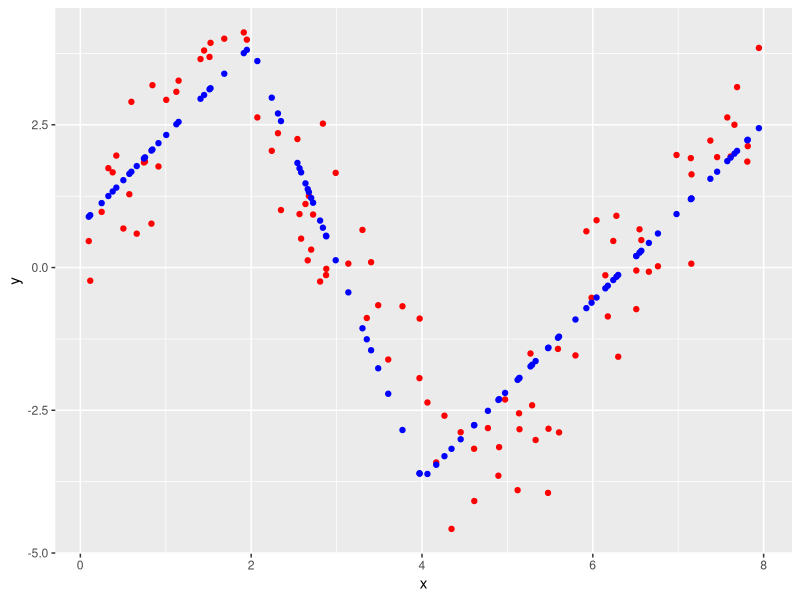
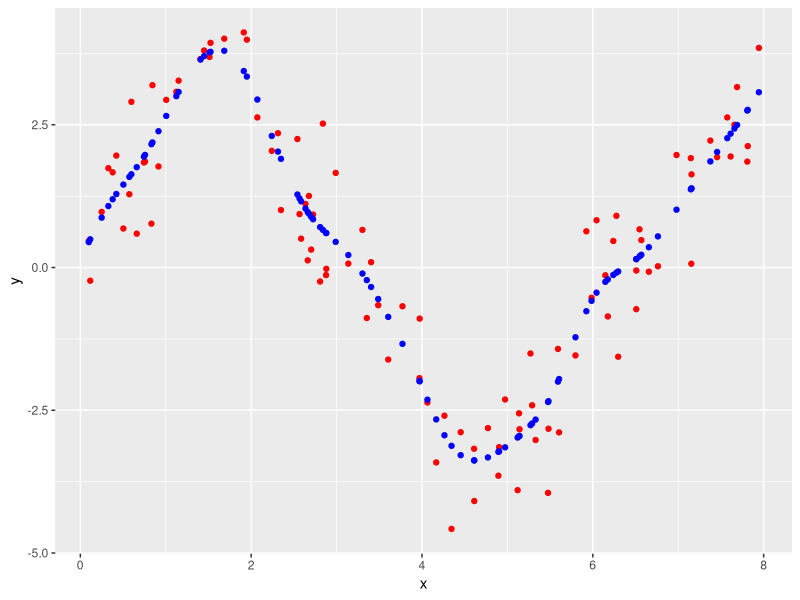

The R script that drew these images, in order:
## ---- assign1-init
library(ggplot2)

myspline <- function(X, y, knots) {
    n <- length(X)
    m <- length(knots)
    df <- m + 2

    H <- matrix(0, nrow=n, ncol=df)
    H[, 1] <- 1
    H[, 2] <- X

    for (i in 3:df) {
        H[, i] <- pmax(X - knots[i - 2], 0)
    }

    data <- data.frame(y=y, H)
    ## Removes the intercept term (have it already)
    lmfit <- lm(y ~ 0 + ., data=data)
    coefficients <- as.numeric(coef(lmfit))
    yhat <- H %*% coefficients

    yhat
}

data <- read.csv2("../data/cube.csv", header=TRUE, sep=";")
## ---- end-of-assign1-init

## 2
## ---- assign1-2
knots <- c(2, 4)
yhat <- myspline(data$x, data$y, knots)

plot_data <- data.frame(x=data$x, y=data$y, yhat=yhat)

ggplot(plot_data) +
    geom_point(aes(x, y), color="red") +
    geom_point(aes(x, yhat), color="blue")
## ---- end-of-assign1-2

## 3
## ---- assign1-3
smooth_fit <- smooth.spline(x=data$x, y=data$y)
yhat <- fitted(smooth_fit)

## plot(smooth_fit, col="blue")
## points(data$x, data$y, col="red")

plot_data <- data.frame(x=data$x, y=data$y, yhat=yhat)

ggplot(plot_data) +
    geom_point(aes(x, y), color="red") +
    geom_point(aes(x, yhat), color="blue")
## ---- end-of-assign1-3
